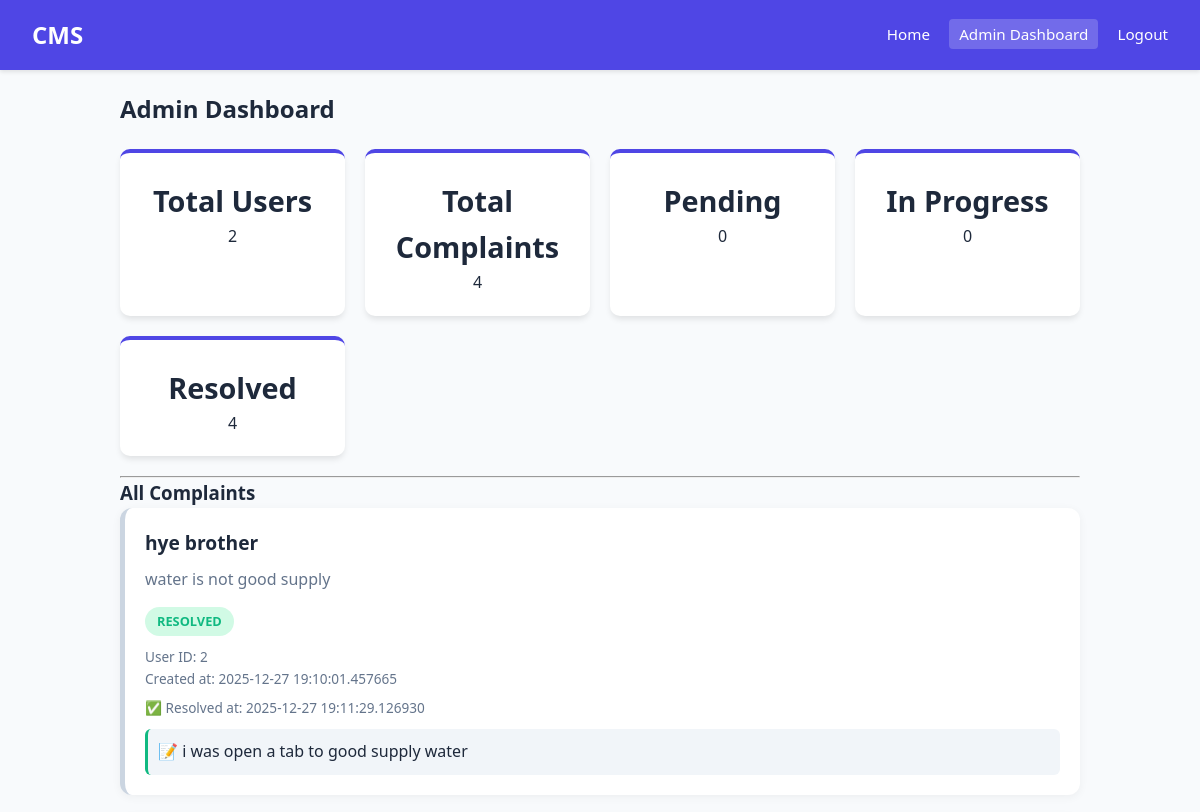
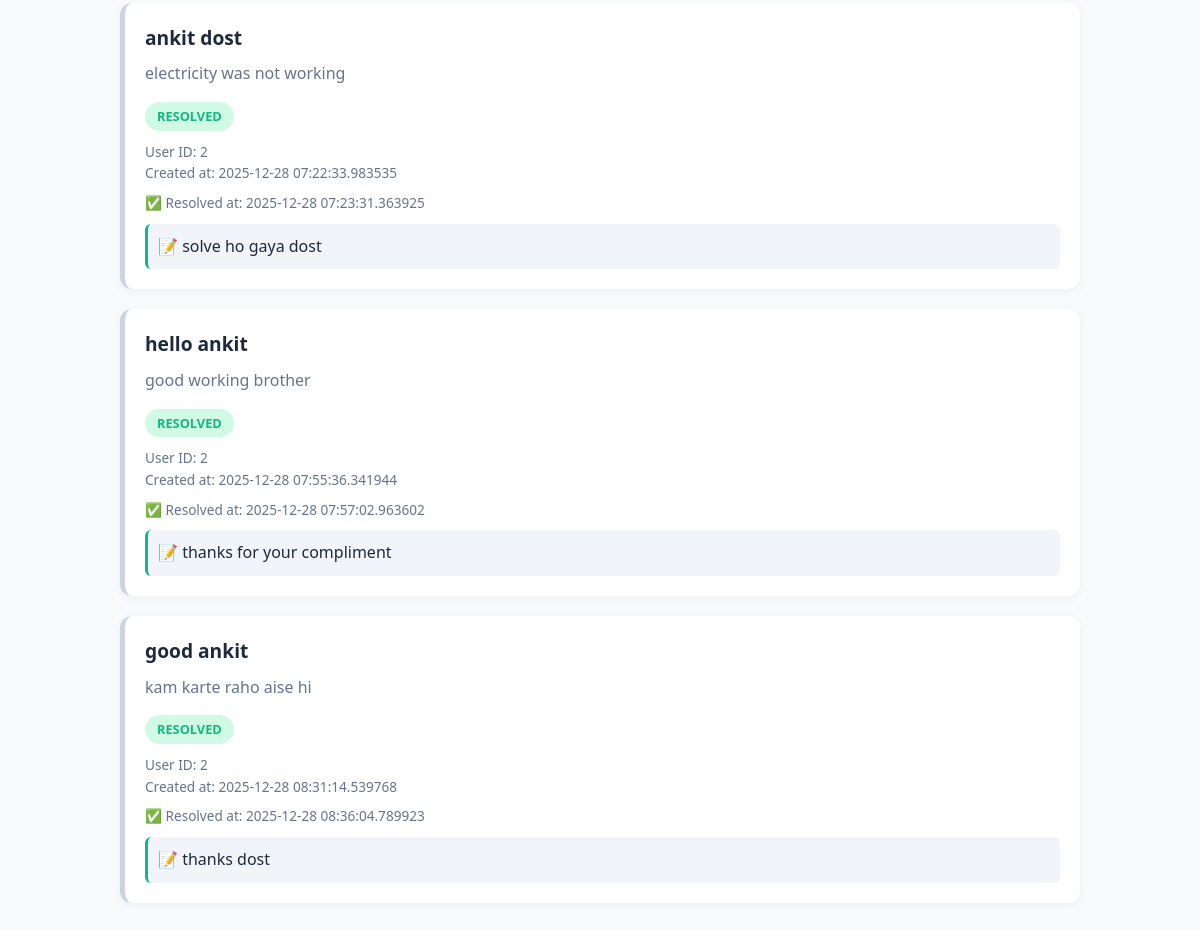
Page /admin (signed in) on the earlier database version (2 pictures, top to bottom).
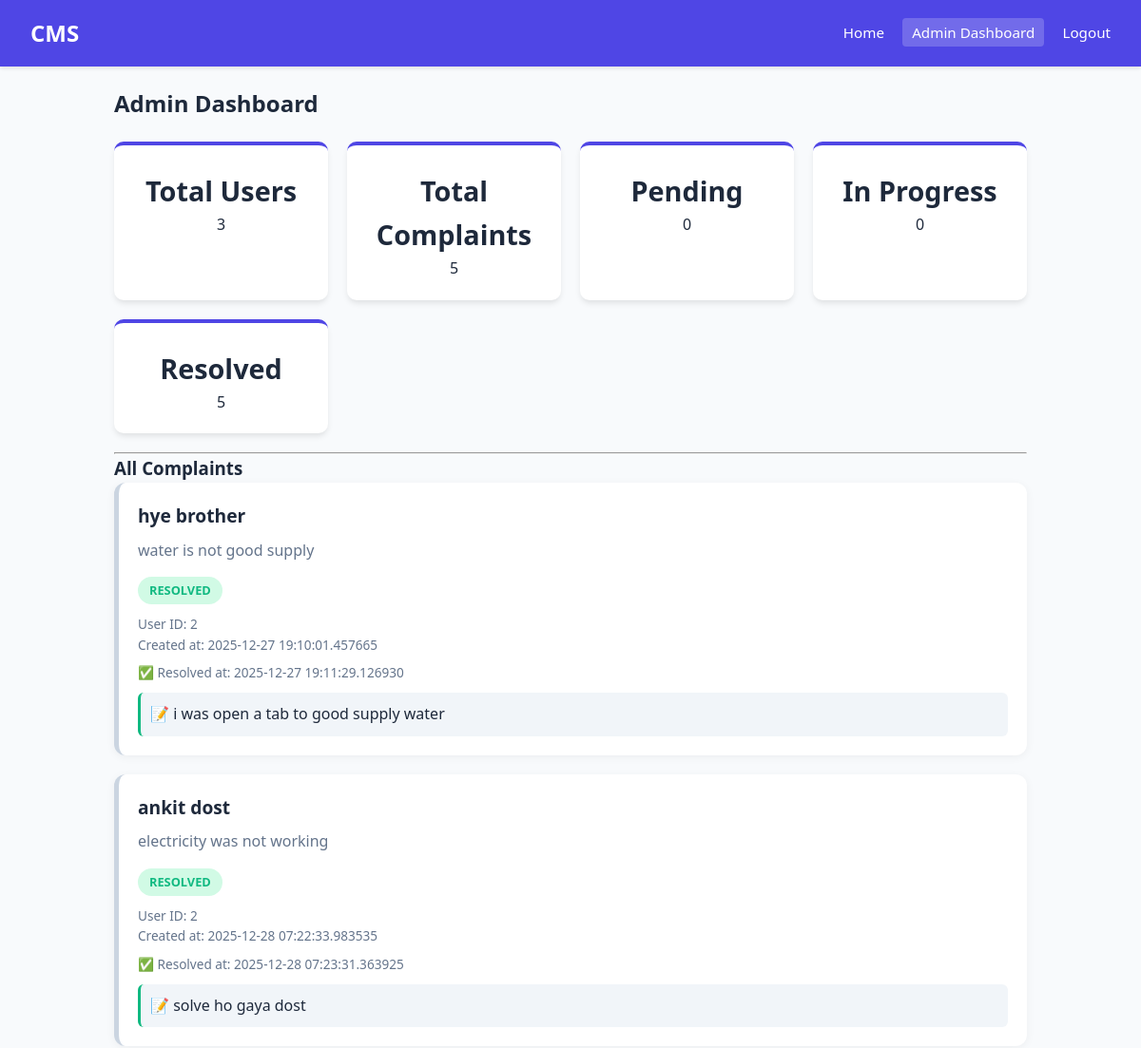
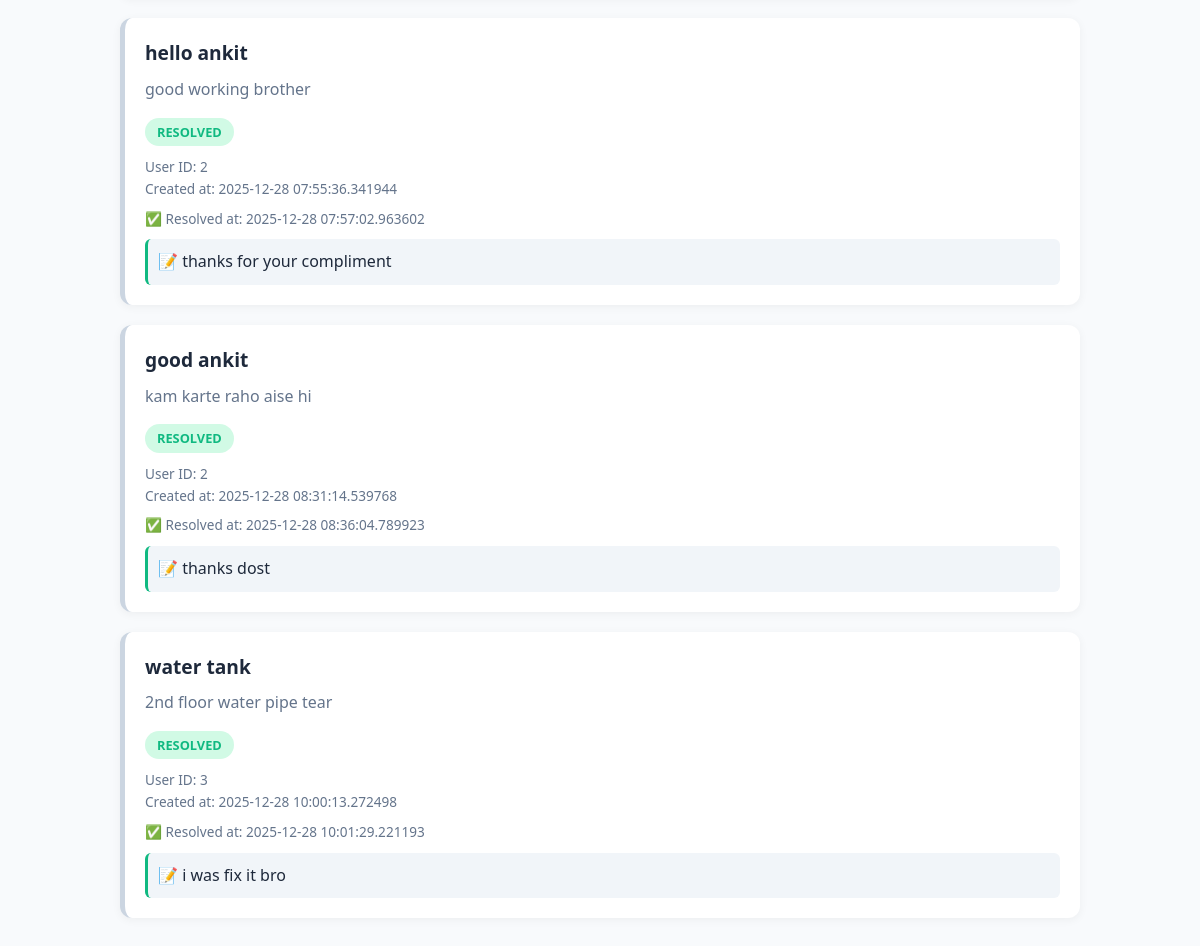
Same page on the later database version (2 pictures, top to bottom).
### models.py (models this page shows)
class Complaint(db.Model):
    id = db.Column(db.Integer, primary_key=True)
    title = db.Column(db.String(200), nullable=False)
    description = db.Column(db.Text, nullable=False)
    status = db.Column(db.String(50), default="Pending")
    user_id = db.Column(db.Integer, db.ForeignKey("user.id"))
    created_at = db.Column(db.DateTime, default=datetime.utcnow)
    resolved_at = db.Column(db.DateTime)
    resolve_note = db.Column(db.Text)
    user_id = db.Column(db.Integer, db.ForeignKey("user.id"))

### app.py (the view)
@app.route("/admin")
@login_required
def admin_dashboard():
    if not admin_required():
        return redirect(url_for("home"))
    total_users = User.query.count()
    total_complaints = Complaint.query.count()
    pending = Complaint.query.filter_by(status="Pending").count()
    in_progress = Complaint.query.filter_by(status="In Progress").count()
    resolved = Complaint.query.filter_by(status="Resolved").count()
    complaints = Complaint.query.order_by(
        Complaint.status != "Resolved"
    ).all()
    return render_template(
        "admin_dashboard.html",
        complaints=complaints,
        total_users=total_users,
        total_complaints=total_complaints,
        pending=pending,
        in_progress=in_progress,
        resolved=resolved
    )

### app.py (called while the page is built)
@login_manager.user_loader
def load_user(user_id):
    return User.query.get(int(user_id))

def admin_required():
    if not current_user.is_admin:
        flash("Admin access only!", "danger")
        return False
    return True

### templates/admin_dashboard.html
{% extends "base.html" %}
{% block content %}
<h2>Admin Dashboard</h2>
<div class="cards">
  <div class="card">
    <h3>Total Users</h3>
    <p>{{ total_users }}</p>
  </div>
  <div class="card">
    <h3>Total Complaints</h3>
    <p>{{ total_complaints }}</p>
  </div>
  <div class="card">
    <h3>Pending</h3>
    <p>{{ pending }}</p>
  </div>
  <div class="card">
    <h3>In Progress</h3>
    <p>{{ in_progress }}</p>
  </div>
  <div class="card">
    <h3>Resolved</h3>
    <p>{{ resolved }}</p>
  </div>
</div>
<hr>
<h3 class="section-title">All Complaints</h3>
{% for c in complaints %}
<div class="complaint-card">
  <div class="complaint-title">{{ c.title }}</div>
  <div class="complaint-desc">{{ c.description }}</div>
  <span class="status {{ c.status }}">{{ c.status }}</span>
  <div class="meta">
    User ID: {{ c.user_id }} <br>
    Created at: {{ c.created_at }}
  </div>
  {% if c.status != "Resolved" %}
    <div class="actions" style="margin-top:10px;">
      <a href="{{ url_for('mark_in_progress', complaint_id=c.id) }}">In Progress</a>
    </div>
    <form method="POST"
          action="{{ url_for('resolve_complaint', complaint_id=c.id) }}"
          style="margin-top:10px;">
      <textarea name="note"
        placeholder="Resolve note"
        required
        style="width:100%; height:60px;"></textarea>
      <br>
      <button class="btn btn-danger" type="submit">Resolve</button>
    </form>
  {% else %}
    <div class="meta" style="margin-top:8px;">
      ✅ Resolved at: {{ c.resolved_at }}
    </div>
    <div class="resolve-note">
      📝 {{ c.resolve_note }}
    </div>
  {% endif %}
</div>
{% endfor %}
{% endblock %}

### templates/base.html (shortened to what this page needs)
<!doctype html>
<html lang="en">
<head>
  <link rel="stylesheet" href="{{ url_for('static', filename='css/style.css') }}">
</head>
<body>
<nav class="navbar">
  <div class="logo">CMS</div>
  <div class="nav-links">
    <a href="{{ url_for('home') }}">Home</a>
    {% if current_user.is_authenticated %}
      {% if current_user.is_admin %}
        <a href="{{ url_for('admin_dashboard') }}" class="admin">Admin Dashboard</a>
      {% else %}
        <a href="{{ url_for('dashboard') }}">My Status</a>
        <a href="{{ url_for('my_complaints') }}">My Complaints</a>
      {% endif %}
      <a href="{{ url_for('logout') }}">Logout</a>
    {% else %}
      <a href="{{ url_for('login') }}">Login</a>
      <a href="{{ url_for('register') }}">Register</a>
    {% endif %}
  </div>
</nav>
<div class="container">
  {% block content %}{% endblock %}
</div>
</body>
</html>

### static/css/style.css (style rules this page uses)
:root { --primary: #4f46e5; --primary-hover: #4338ca; --bg-body: #f8fafc; --text-dark: #1e293b; --text-muted: #64748b; --white: #ffffff; --pending: #f59e0b; --progress: #3b82f6; --resolved: #10b981; --danger: #ef4444; }
* { box-sizing: border-box; margin: 0; padding: 0; }
body { font-family: 'Segoe UI', Tahoma, Geneva, Verdana, sans-serif; background-color: var(--bg-body); color: var(--text-dark); line-height: 1.6; }
.container { max-width: 1000px; margin: 0 auto; padding: 20px; }
.navbar { background: var(--primary); color: white; padding: 1rem 2rem; display: flex; justify-content: space-between; align-items: center; box-shadow: 0 2px 4px rgba(0,0,0,0.1); }
.navbar .logo { font-size: 1.5rem; font-weight: bold; }
.nav-links a { color: white; text-decoration: none; margin-left: 15px; font-size: 0.95rem; transition: opacity 0.3s; }
.nav-links a.admin { background: rgba(255,255,255,0.2); padding: 5px 10px; border-radius: 4px; }
.cards, .stats-grid { display: grid; grid-template-columns: repeat(auto-fit, minmax(180px, 1fr)); gap: 20px; margin: 20px 0; }
.card, .stat-card { background: var(--white); padding: 20px; border-radius: 10px; text-align: center; box-shadow: 0 4px 6px -1px rgba(0,0,0,0.1); border-top: 4px solid var(--primary); }
.card h3, .stat-card h3 { font-size: 1.8rem; margin-top: 5px; }
.complaint-card { background: var(--white); border-radius: 12px; padding: 20px; margin-bottom: 20px; box-shadow: 0 2px 10px rgba(0,0,0,0.05); border-left: 5px solid #cbd5e1; }
.complaint-title { font-size: 1.2rem; font-weight: 700; margin-bottom: 8px; }
.complaint-desc { color: var(--text-muted); margin-bottom: 15px; }
.status { display: inline-block; padding: 4px 12px; border-radius: 20px; font-size: 0.8rem; font-weight: bold; text-transform: uppercase; }
.status.Resolved { background: #d1fae5; color: var(--resolved); }
.meta { font-size: 0.85rem; color: var(--text-muted); margin-top: 10px; }
.resolve-note { background: #f1f5f9; padding: 10px; border-radius: 6px; margin-top: 10px; border-left: 3px solid var(--resolved); }

Differences in the rows shown:
added Complaint: title "water tank", description "2nd floor water pipe tear", status "RESOLVED", user_id "3", created_at "2025-12-28 10:00:13.272498", resolved_at "2025-12-28 10:01:29.221193", resolve_note "i was fix it bro"
Other differences:
{{ total_users }}: "2" → "3"
{{ total_complaints }}: "4" → "5"
{{ resolved }}: "4" → "5"
